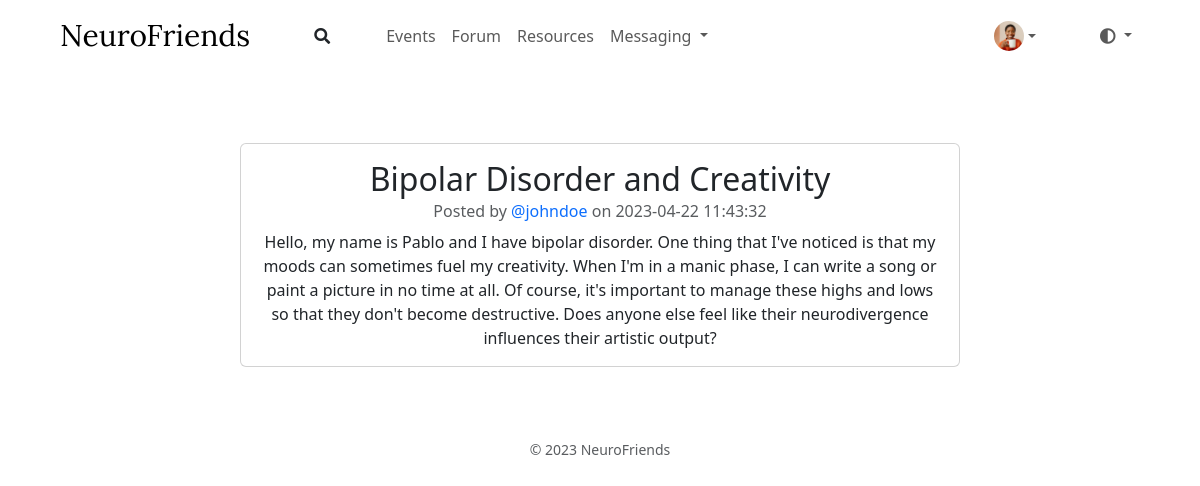
/forum/posts/14 (signed in), run on the app's committed database.
### tables this page shows
CREATE TABLE posts (
    id INTEGER PRIMARY KEY AUTOINCREMENT,
    title TEXT NOT NULL,
    author TEXT NOT NULL,
    created_at TIMESTAMP DEFAULT CURRENT_TIMESTAMP,
    body TEXT NOT NULL
);

CREATE TABLE users (
    id INTEGER PRIMARY KEY AUTOINCREMENT,
    username TEXT NOT NULL UNIQUE,
    hash TEXT NOT NULL
, pronouns text, age integer, bio text, first_name text, last_name text, profile_picture blob);

### app.py (the view)
@app.route("/forum/posts/<int:id>")
def view_post(id):
    post = db.execute("SELECT * FROM posts WHERE id = ?", id)[0]
    if not post:
        return apology("404")
    author = db.execute('SELECT * FROM users WHERE id = ?', post['author'])[0]
    return render_template("forum/view_post.html", post=post, author=author)

### app.py (called while the page is built)
@app.after_request
def after_request(response):
    response.headers["Cache-Control"] = "no-cache, no-store, must-revalidate"
    response.headers["Expires"] = 0
    response.headers["Pragma"] = "no-cache"
    return response

@app.context_processor
def inject_profile_pic():
    if 'user_id' in session:
        profile = db.execute("SELECT * FROM users WHERE id=?", session["user_id"])
        if len(profile) > 0 and profile[0]["profile_picture"]:
            return dict(profile_pic=url_for("static", filename="profile_pics/" + profile[0]["profile_picture"]))
    return dict(profile_pic=url_for("static", filename="profile_pics/default.png"))

### templates/forum/view_post.html (shortened to what this page needs)
{% extends "layout.html" %}
{% block main %}
    <div class="container my-5">
        <div class="row justify-content-center">
            <div class="col-md-8">
                <div class="card">
                    <div class="card-body">
                        <h2 class="card-title">{{ post.title }}</h2>
                        <h6 class="card-subtitle mb-2 text-muted">Posted by <a href="/user/{{ author.id }}" class="text-decoration-none">@{{ author.username }}</a> on {{ post.created_at }}</h6>
                        <p class="card-text">{{ post.body }}</p>
                    </div>
                </div>
            </div>
        </div>
    </div>
{% endblock %}

### data on the page
posts: title "Bipolar Disorder and Creativity", created_at "2023-04-22 11:43:32", body "Hello, my name is Pablo and I have bipolar disorder. One thing that I've noticed is that my moods can sometimes fuel my creativity. When I'm in a manic phase, I can write a song or paint a picture in no time at all. Of course, it's important to manage these highs and lows so that they don't become destructive. Does anyone else feel like their neurodivergence influences their artistic output?"
users: username "johndoe"
